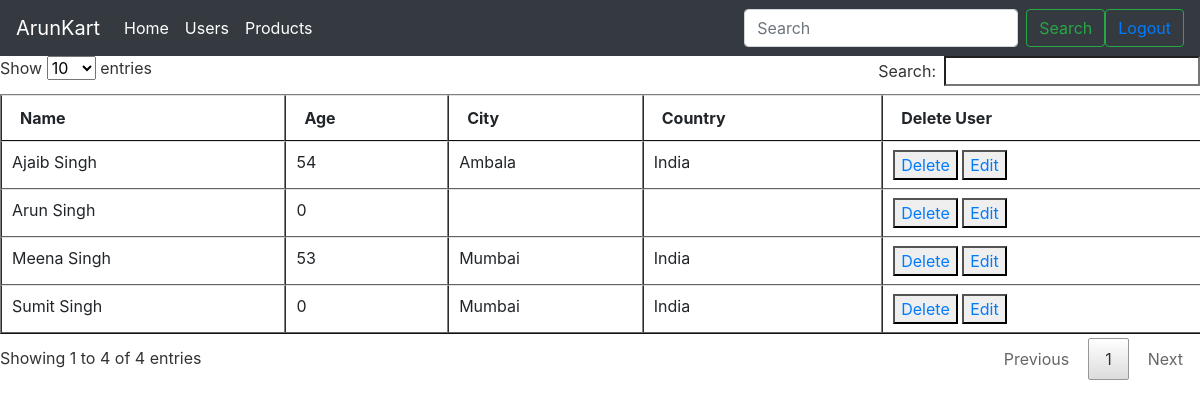
Screenshot of /users/ (signed in) with the database file from the repository.
### mykart/models.py (models this page shows, shortened)
class UserDetail(models.Model):
    user = models.OneToOneField(User, on_delete=models.CASCADE)
    first_name = models.CharField(max_length=20, default='', blank=True)
    last_name = models.CharField(max_length=20, default='', blank=True)
    full_name = models.CharField(max_length=50, default='', blank=True)
    age = models.PositiveIntegerField(default=0, blank=True)
    email = models.EmailField(default=None, blank=True)
    city = models.CharField(max_length=25, default='', blank=True)
    state = models.CharField(max_length=25, default='', blank=True)
    country = models.CharField(max_length=25, default='', blank=True)
    pin_code = models.BigIntegerField(default=0, blank=True)
    contact_number = models.BigIntegerField(default=0, blank=True)
    is_married = models.BooleanField(default=0, blank=False)
    profile_image = models.ImageField(upload_to='profile_image/', default='', blank=True)
    document = models.FileField(upload_to='document/', null=True, blank=True)

### mykart/views.py (the view)
# urls.py: 2. Add a URL to urlpatterns:  path('', Home.as_view(), name='home')
class Home(RequireLoginMixin , ListView):
    model = UserDetail
    template_name = 'mykart/home.html'
    context_object_name = 'users'

### mykart/mixins.py (called while the page is built)
    def dispatch(self, request, *args, **kwargs):
        print("User", request.user)
        if not request.user.is_authenticated:
            print("is authenticated")
            return redirect("login")
        return super(RequireLoginMixin, self).dispatch(request, *args, **kwargs)

### mykart/templates/mykart/home.html (shortened to what this page needs)
{% extends "mykart/base.html" %}
{% block content %}
<body>
    <table class="table" id="user_table" border="1">
        <thead>
            <tr>
                <th>Name</th>
                <th>Age</th>
                <th>City</th>
                <th>Country</th>
                <th>Delete User</th>
            </tr>
        </thead>
        <tbody>
        {% for i in users %}
            <tr>
                <td>{{ i.full_name }}</td>
                <td>{{ i.age }}</td>
                <td>{{ i.city }}</td>
                <td>{{ i.country }}</td>
                <td><button><a href="{% url 'delete' i.id %}" >Delete</a></button> <button id="edit_user" value="{{ i.id }}"><a href="#" >Edit</a></button></td>
            </tr>
        {% endfor %}
        </tbody>
    </table>
</body>
{% endblock %}

### rows the page displays
UserDetail: full_name "Sumit Singh", age "0", city "Mumbai", country "India", {{ i.id }} 2 (drawn)
UserDetail: full_name "Ajaib Singh", age "54", city "Ambala", country "India", {{ i.id }} 3 (drawn)
UserDetail: full_name "Meena Singh", age "53", city "Mumbai", country "India", {{ i.id }} 4 (drawn)
UserDetail: full_name "Arun Singh", age "0", {{ i.id }} 6 (drawn)
